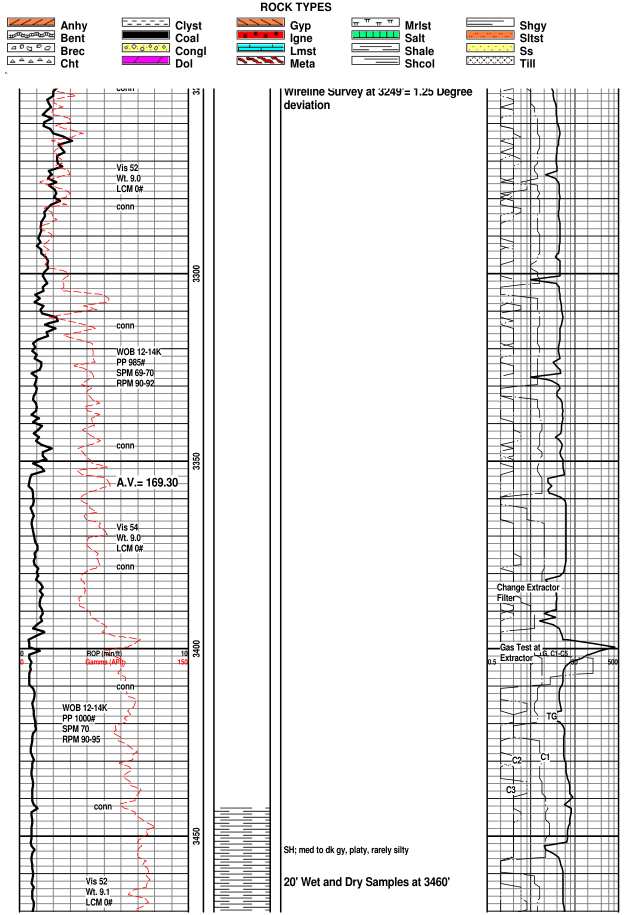
#> input picture workspace/viridien/external_shared_verify/images/ext_kgs_ForsythB2-17_p015.tif, 1277 x 1829 px (shown at 1/2 size)
$ python -i detect_legend.py   (imports and definitions only)
#> lines starting #> are read from the running program, lines starting #| are printed output that depends on the picture; after the words box and inside, x2 and y2 are one past the last pixel; in counts of white or black regions, pixels touching at a corner belong together
#> further down, picture is the input picture: PIL image 1277x1829 RGB; mean R, G, B 231.8, 231, 230.9
"""Detect boxed legend swatches and read adjacent labels locally; never writes labels."""
from __future__ import annotations

import io
import json
import shutil
import subprocess
from pathlib import Path

import cv2
import numpy as np
from PIL import Image, ImageOps

# Exclude recognisable non-lithology symbols, without mapping rock names to classes.
ACCESSORY = ('mud gain', 'mud loss', 'oil and gas', 'gas good', 'fresh water',
             'salted water', 'salt water', 'sidewall core', 'casing', 'survey',
             'core', 'mdt', 'fit', 'dry')


# [10 lines left out: function legend_image, not called in this run]


def find_swatches(image: Image.Image) -> list[list[int]]:
    gray = np.asarray(image.convert('L'))
    H, W = gray.shape
#> H = 1829; W = 1277
    ink = (gray < 210).astype(np.uint8)*255
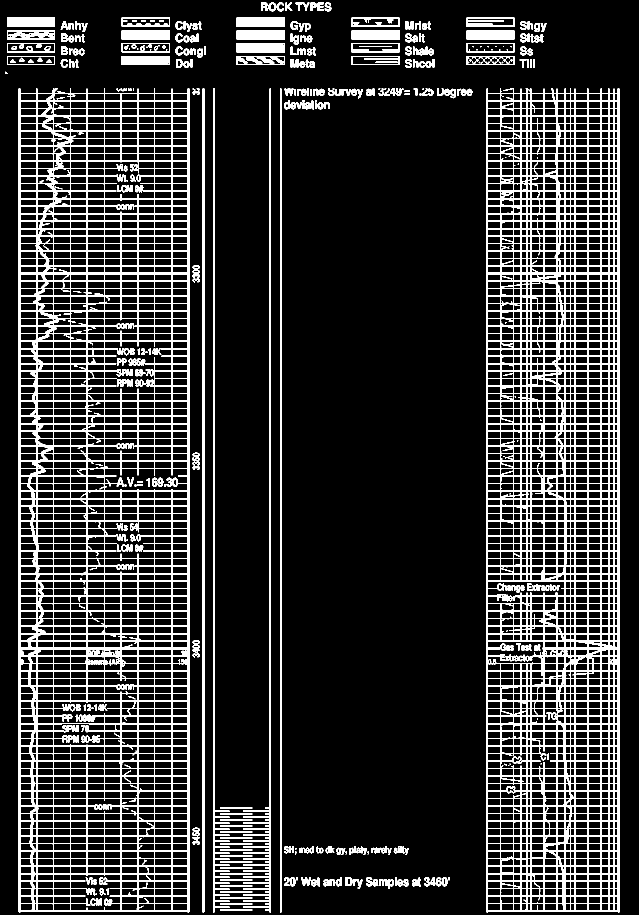
#> ink: shape (1829, 1277) (shown at 1/2 size); 15.1% white; 429 white regions (87 under 20 px), largest, box (x1, y1, x2, y2) and area: (37, 177, 379, 1826) 136618, (973, 177, 1239, 1826) 134751, (426, 177, 459, 1826) 8071
    # Repair short breaks in scanned rectangular borders, including 1-bit pages.
    mask = cv2.morphologyEx(ink, cv2.MORPH_CLOSE, np.ones((7,7), np.uint8))
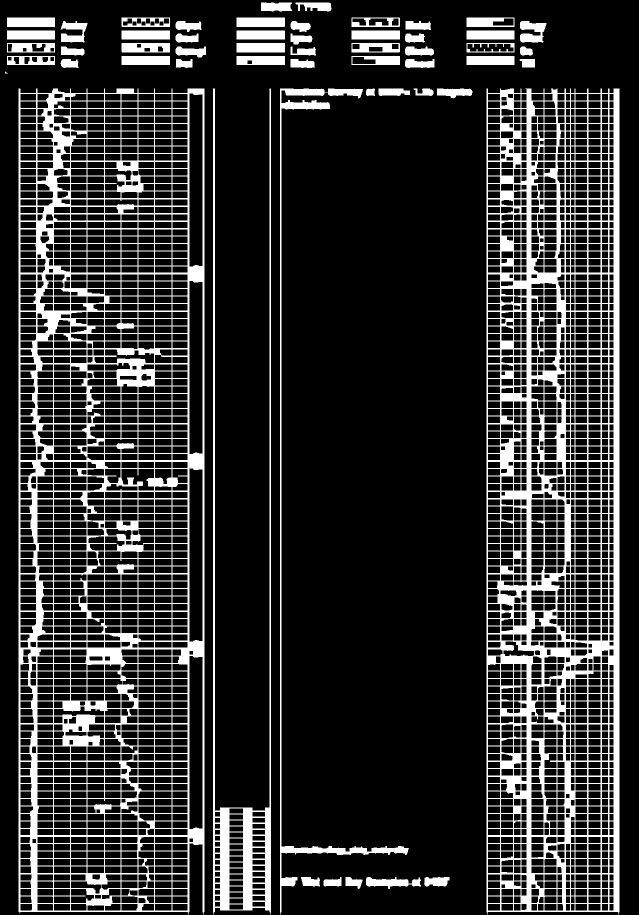
#> mask: shape (1829, 1277) (shown at 1/2 size); 18.6% white; 54 white regions (1 under 20 px)
    contours, _ = cv2.findContours(mask, cv2.RETR_LIST, cv2.CHAIN_APPROX_SIMPLE)
#> contours = 2663 contours, 1 with area under 20; largest, box (x1, y1, x2, y2) and area: (37, 177, 409, 1829) 604526, (973, 177, 1239, 1829) 434417, (426, 177, 542, 1829) 30384, (560, 177, 818, 1829) 9453, (378, 1311, 406, 1659) 9284
    candidates = []
    for contour in contours:
        x,y,w,h = cv2.boundingRect(contour)
        if (max(20,W*.03) <= w < W*.45 and max(15,H*.025) <= h < H*.4
                and .65 < w/h < 6 and cv2.contourArea(contour)/(w*h) > .7):
            candidates.append([x,y,x+w,y+h])
#> this loop made 2663 passes
#> (x, y, w, h) on passes 1 to 3: (174, 1810, 35, 12), (458, 1808, 29, 12), (1218, 1807, 10, 15)
#> after the loop, candidates = []
    # Ignore pattern cells / inner duplicate contours contained within a swatch.
    boxes = []
    for b in sorted(candidates, key=lambda b:-(b[2]-b[0])*(b[3]-b[1])):
        if not any(b[0]>=a[0]-3 and b[1]>=a[1]-3 and b[2]<=a[2]+3 and b[3]<=a[3]+3 for a in boxes):
            boxes.append(b)
#> this loop made 0 passes
#> after the loop, boxes = []
    if not boxes:
        return []
    # Repeated swatch dimensions distinguish the legend grid from printed letters.
    def similar(a,b):
        return .75<(a[2]-a[0])/(b[2]-b[0])<1.25 and .75<(a[3]-a[1])/(b[3]-b[1])<1.25
    best = max(boxes, key=lambda b:sum((a[2]-a[0])*(a[3]-a[1]) for a in boxes if similar(a,b)))
    boxes = [a for a in boxes if similar(a,best)]
    boxes.sort(key=lambda b:b[1])
    rows = []
    for box in boxes:
        row = next((r for r in rows if abs(r[0][1]-box[1]) < (box[3]-box[1])*.35), None)
        if row is None:
            rows.append([box])
        else:
            row.append(box)
    return [b for r in rows for b in sorted(r,key=lambda b:b[0])]


# [64 lines left out: functions text_regions, read_text, detect, not called in this run]

>>> from PIL import Image
>>> picture = Image.open('../../viridien/external_shared_verify/images/ext_kgs_ForsythB2-17_p015.tif')
>>> result = find_swatches(picture)
#> result = []

$ run again, on workspace/viridien/external_shared_verify/images/ext_kgs_ForsythB2-17_p016.tif
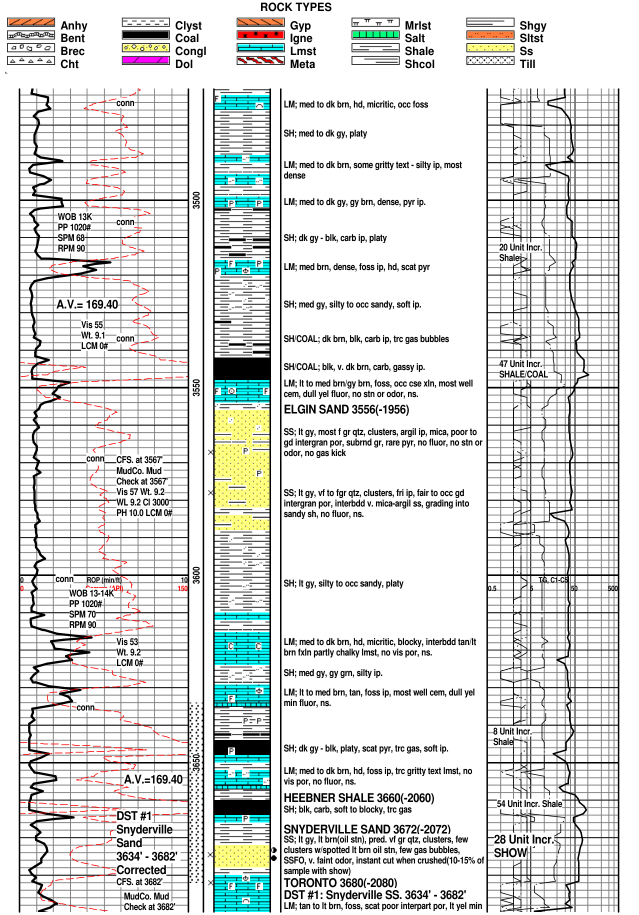
#> input picture workspace/viridien/external_shared_verify/images/ext_kgs_ForsythB2-17_p016.tif, 1277 x 1829 px (shown at 1/2 size)
#> picture is the input picture: PIL image 1277x1829 RGB; mean R, G, B 216.9, 219.4, 217.9
#> in find_swatches, `ink = (gray < 210).astype(np.uint8)*255`:
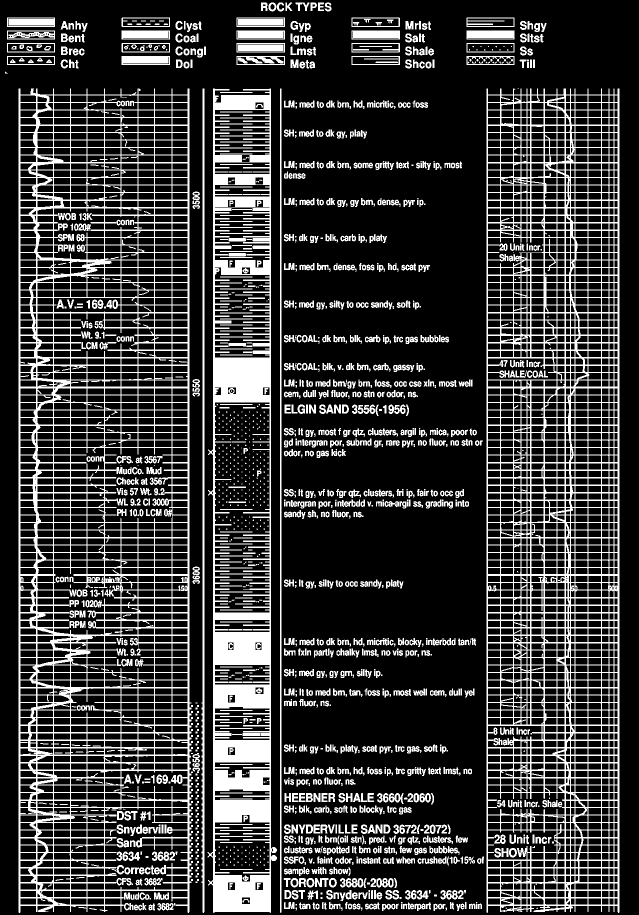
#> ink: shape (1829, 1277) (shown at 1/2 size); 22.3% white; 1927 white regions (698 under 20 px), largest, box (x1, y1, x2, y2) and area: (37, 177, 383, 1826) 142695, (973, 177, 1239, 1826) 134129, (415, 177, 554, 1826) 83195
#> in find_swatches, `mask = cv2.morphologyEx(ink, cv2.MORPH_CLOSE, np.ones((7,7), np.uint8))`:
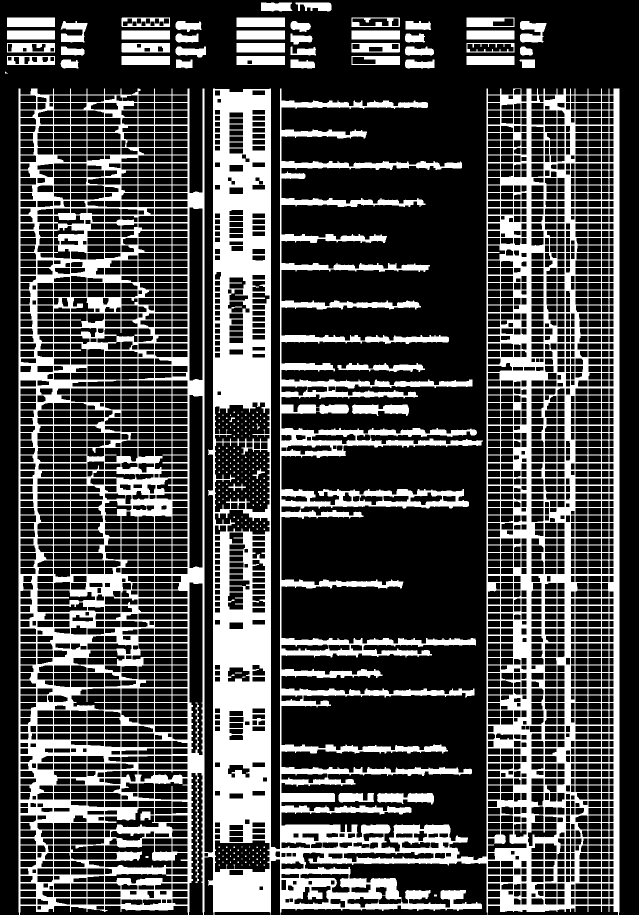
#> mask: shape (1829, 1277) (shown at 1/2 size); 29.8% white; 243 white regions (191 under 20 px)
#> contours = 2835 contours, 195 with area under 20; largest, box (x1, y1, x2, y2) and area: (37, 177, 1239, 1829) 1352646, (429, 884, 540, 1025) 13317, (378, 789, 406, 1137) 9284, (378, 414, 406, 762) 9284, (378, 1164, 406, 1511) 8496
#> the loop in find_swatches, `for contour in contours:` made 2835 passes
#> (x, y, w, h) on passes 1 to 3: (192, 1811, 17, 9), (74, 1811, 9, 9), (333, 1798, 11, 9)
#> after the loop in find_swatches, `for contour in contours:`: candidates = [[429, 1680, 540, 1745], [429, 884, 540, 1025], [429, 804, 540, 884]]
#> the loop in find_swatches, `for b in sorted(candidates, key=lambda b:-(b[2]-b[0])*(b[3]-b[1])):` made 3 passes
#> after the loop in find_swatches, `for b in sorted(candidates, key=lambda b:-(b[2]-b[0])*(b[3]-b[1])):`: boxes = [[429, 884, 540, 1025], [429, 804, 540, 884], [429, 1680, 540, 1745]]
#> best = [429, 804, 540, 884]
#> in find_swatches, `boxes = [a for a in boxes if similar(a,best)]`: boxes = [[429, 804, 540, 884], [429, 1680, 540, 1745]]
#> the loop in find_swatches, `for box in boxes:` made 2 passes
#> after the loop in find_swatches, `for box in boxes:`: rows = [[[429, 804, 540, 884]], [[429, 1680, 540, 1745]]]
#> result = [[429, 804, 540, 884], [429, 1680, 540, 1745]]

$ run again, on workspace/viridien/external_shared_verify/images/ext_kgs_ForsythB2-17_p017.tif
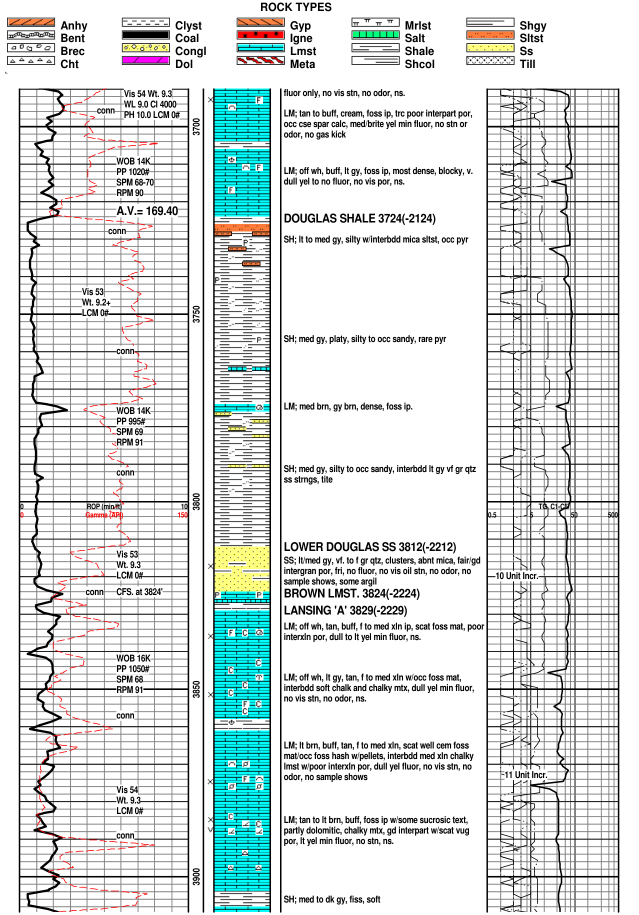
#> input picture workspace/viridien/external_shared_verify/images/ext_kgs_ForsythB2-17_p017.tif, 1277 x 1829 px (shown at 1/2 size)
#> picture is the input picture: PIL image 1277x1829 RGB; mean R, G, B 215.6, 222, 221.2
#> in find_swatches, `ink = (gray < 210).astype(np.uint8)*255`:
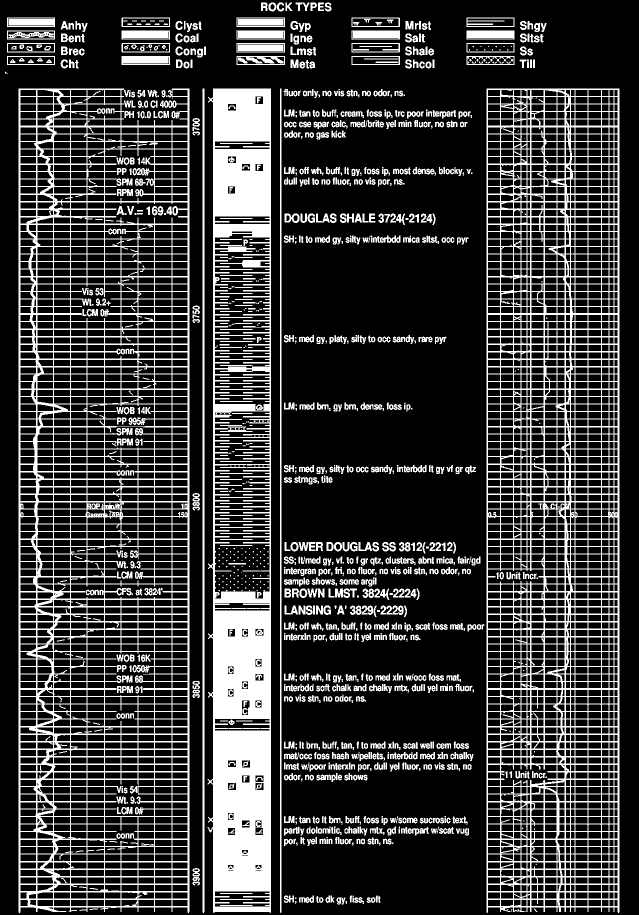
#> ink: shape (1829, 1277) (shown at 1/2 size); 22.6% white; 1387 white regions (355 under 20 px), largest, box (x1, y1, x2, y2) and area: (37, 177, 379, 1826) 143124, (973, 177, 1239, 1826) 136655, (415, 177, 542, 1826) 114625
#> in find_swatches, `mask = cv2.morphologyEx(ink, cv2.MORPH_CLOSE, np.ones((7,7), np.uint8))`:
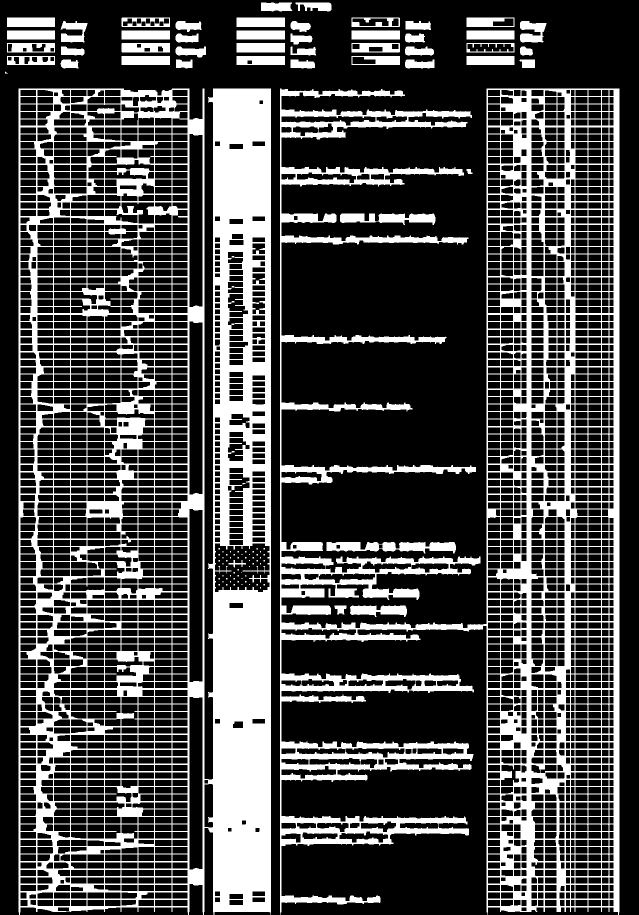
#> mask: shape (1829, 1277) (shown at 1/2 size); 29% white; 104 white regions (56 under 20 px)
#> contours = 2732 contours, 56 with area under 20; largest, box (x1, y1, x2, y2) and area: (37, 177, 542, 1829) 796484, (560, 177, 1239, 1829) 557724, (429, 1086, 540, 1185) 9621, (378, 1017, 406, 1365) 9289, (378, 642, 406, 990) 9284
#> the loop in find_swatches, `for contour in contours:` made 2732 passes
#> (x, y, w, h) on passes 1 to 3: (1042, 1814, 12, 9), (115, 1814, 24, 9), (1218, 1799, 10, 14)
#> after the loop in find_swatches, `for contour in contours:`: candidates = [[429, 1086, 540, 1185]]
#> the loop in find_swatches, `for b in sorted(candidates, key=lambda b:-(b[2]-b[0])*(b[3]-b[1])):` made 1 pass
#> best = [429, 1086, 540, 1185]
#> the loop in find_swatches, `for box in boxes:` made 1 pass
#> after the loop in find_swatches, `for box in boxes:`: rows = [[[429, 1086, 540, 1185]]]
#> result = [[429, 1086, 540, 1185]]
